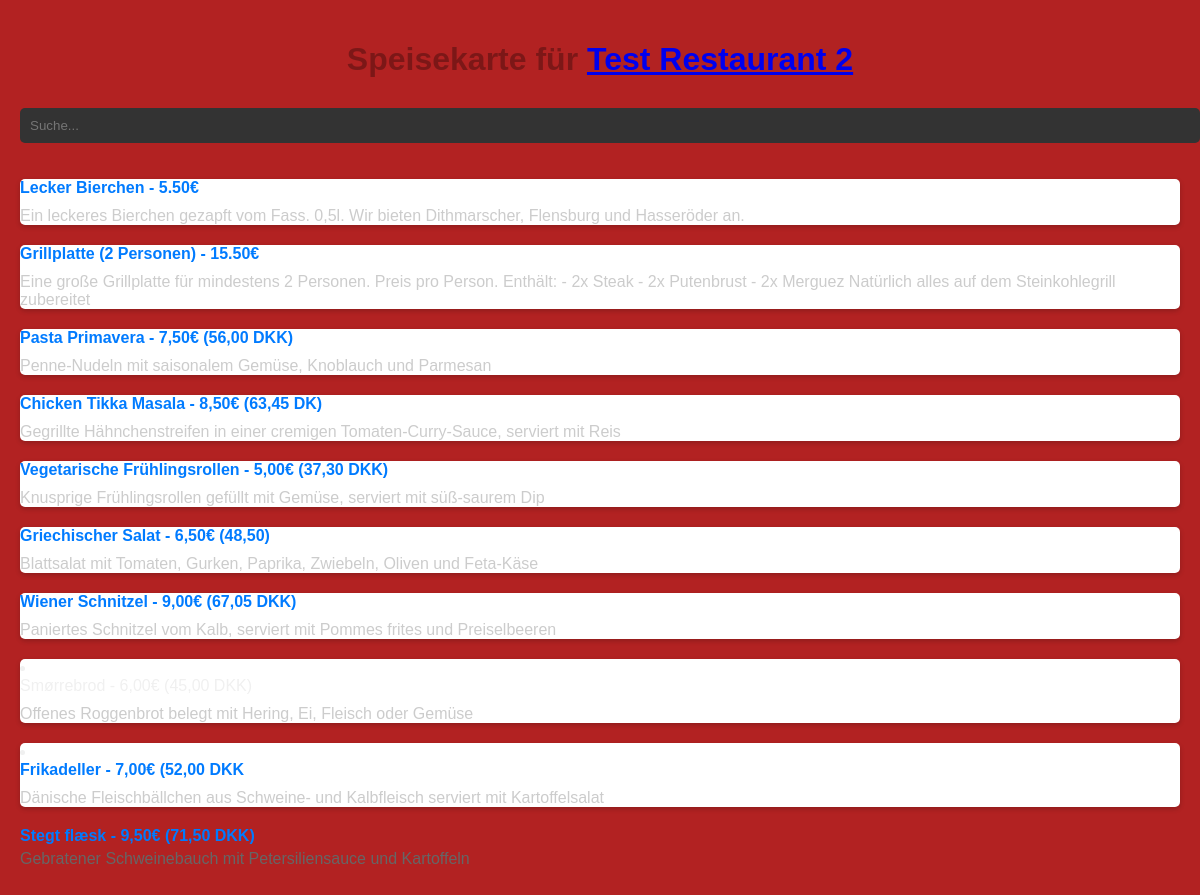
Before: /restaurant/restaurant/1/menu/ with the older database file.
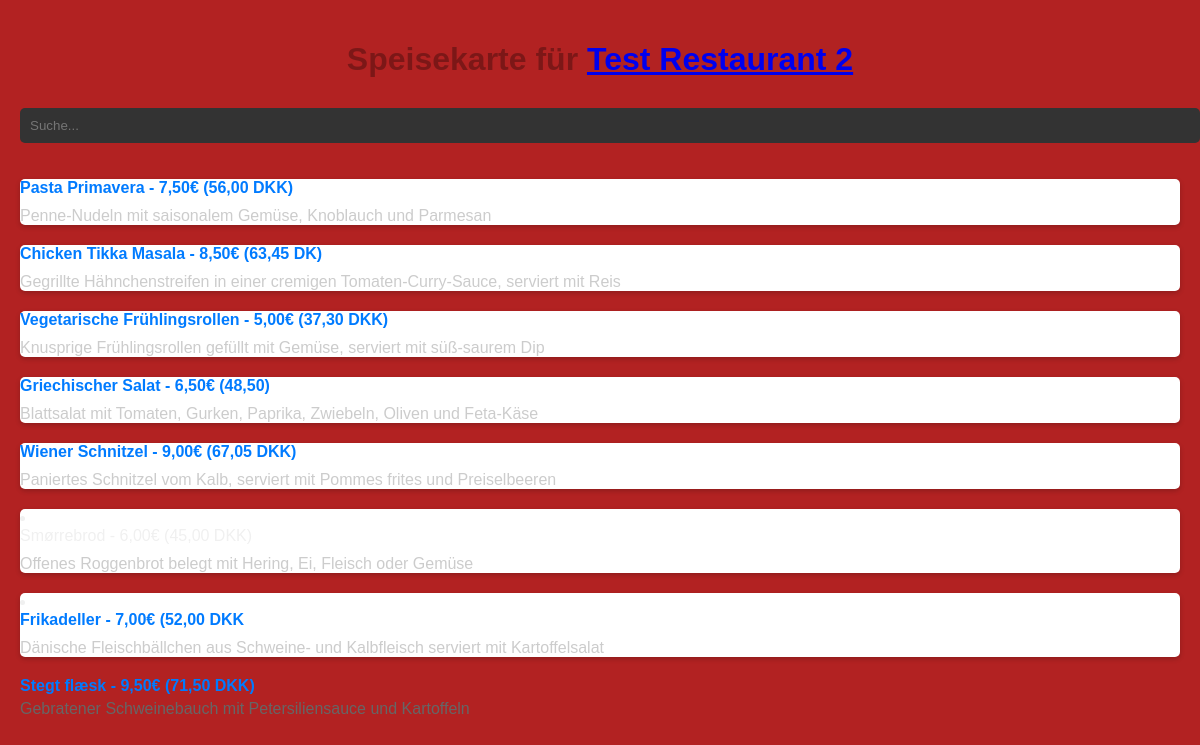
After: the same page with the newer database file.
### restaurant/models.py (models this page shows, shortened)
class Menu(models.Model):
    restaurant = models.ForeignKey(Restaurant, on_delete=models.CASCADE)
    name = models.CharField(max_length=100)
    price = models.DecimalField(max_digits=6, decimal_places=2)
    description = models.TextField(blank=True)

### restaurant/views.py (the view)
# urls.py: path('restaurant/<int:restaurant_id>/menu/', views.restaurant_menu, name='restaurant_menu'),
def restaurant_menu(request, restaurant_id):
    restaurant = get_object_or_404(Restaurant, pk=restaurant_id)
    menu_items = Menu.objects.filter(restaurant=restaurant)
    return render(request, 'restaurant/menu.html', {'restaurant': restaurant, 'menu_items': menu_items})

### restaurant/templates/restaurant/menu.html (shortened to what this page needs)
<!DOCTYPE html>
<html>
<head>
</head>
<body>
<!DOCTYPE <html>
    <html>
        <head>
        </head>
    </html>
</html>
    <h1>Speisekarte für <a href="{% url 'restaurant_detail' restaurant.id %}">{{ restaurant.name }}</a></h1>
    <input type="text" id="searchInput" onkeyup="filterMenu()" placeholder="Suche...">
    <ul>
        {% for item in menu_items %}
        <li>
            <div class="price">{{ item.name }} - {{ item.price }}€</div>
            <p>{{ item.description }}</p>
        </li>
        {% endfor %}
        <li>
            <div class="price">Pasta Primavera - 7,50€ (56,00 DKK)</div>
            <p>Penne-Nudeln mit saisonalem Gemüse, Knoblauch und Parmesan</p>
        </li>
        <li>
            <div class="price">Chicken Tikka Masala - 8,50€ (63,45 DK)</div>
            <p>Gegrillte Hähnchenstreifen in einer cremigen Tomaten-Curry-Sauce, serviert mit Reis</p>
        </li>
        <li>
            <div class="price">Vegetarische Frühlingsrollen - 5,00€ (37,30 DKK)</div>
            <p>Knusprige Frühlingsrollen gefüllt mit Gemüse, serviert mit süß-saurem Dip</p>
        </li>
        <li>
            <div class="price">Griechischer Salat - 6,50€ (48,50)</div>
            <p>Blattsalat mit Tomaten, Gurken, Paprika, Zwiebeln, Oliven und Feta-Käse</p>
        </li>
        <li>
            <div class="price">Wiener Schnitzel - 9,00€ (67,05 DKK)</div>
            <p>Paniertes Schnitzel vom Kalb, serviert mit Pommes frites und Preiselbeeren</p>
        </li>
    </ul>
        <li>
            <div class=""price">Smørrebrod - 6,00€ (45,00 DKK)</div>
            <p>Offenes Roggenbrot belegt mit Hering, Ei, Fleisch oder Gemüse</p>
        </li>
        <li>
            <div class="price">Frikadeller - 7,00€ (52,00 DKK</div>
            <p>Dänische Fleischbällchen aus Schweine- und Kalbfleisch serviert mit Kartoffelsalat</p>
            </li>
            <div class="price">Stegt flæsk - 9,50€ (71,50 DKK)</div>
            <p>Gebratener Schweinebauch mit Petersiliensauce und Kartoffeln</p>
</body>
</html>

Changed rows visible on the page:
removed Menu: name "Lecker Bierchen", price "5.50", description "Ein leckeres Bierchen gezapft vom Fass. 0,5l. Wir bieten Dithmarscher, Flensburg und Hasseröder an."
no longer on this page (row edited): Menu: name "Grillplatte (2 Personen)", price "15.50", description "Eine große Grillplatte für mindestens 2 Personen. Preis pro Person. Enthält: - 2x Steak - 2x Putenbrust - 2x Merguez Natürlich alles auf dem Steinkohlegrill zubereitet"
